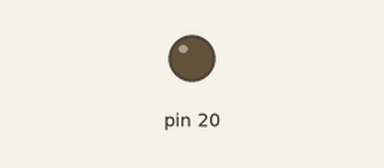
This sketch was run on a simulated Arduino Mega 2560, built with avr-gcc and run on an emulated ATmega2560. On the bench: output pins drawn as LEDs (lit = HIGH). Dashed ring = blinking.

Above: at 0.5 s.
At 2.2 s:
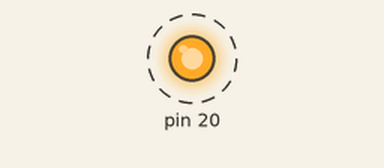
Timing chart, 0 to 3.0 s (numbered marks = the images above):
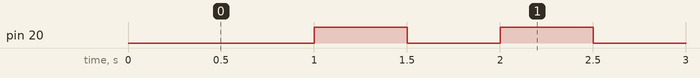

The sketch:

SERIAL_TEST_atmega162.ino
```cpp
#define F_CPU 16000000UL
unsigned char X ='U';
void setup() {

Serial1.begin(115200);

  Serial1.println("HY PI I'm the AATmega162");
   pinMode(20, OUTPUT);

}

void loop() {
  delay(500);
  digitalWrite(20, LOW);
 Serial1.println("I'm a Test Message");
 delay(500);
  digitalWrite(20, HIGH);

}
```

Measured:
- by itself, pin 20: alternates HIGH for 0.50 s and LOW for 0.50 s
